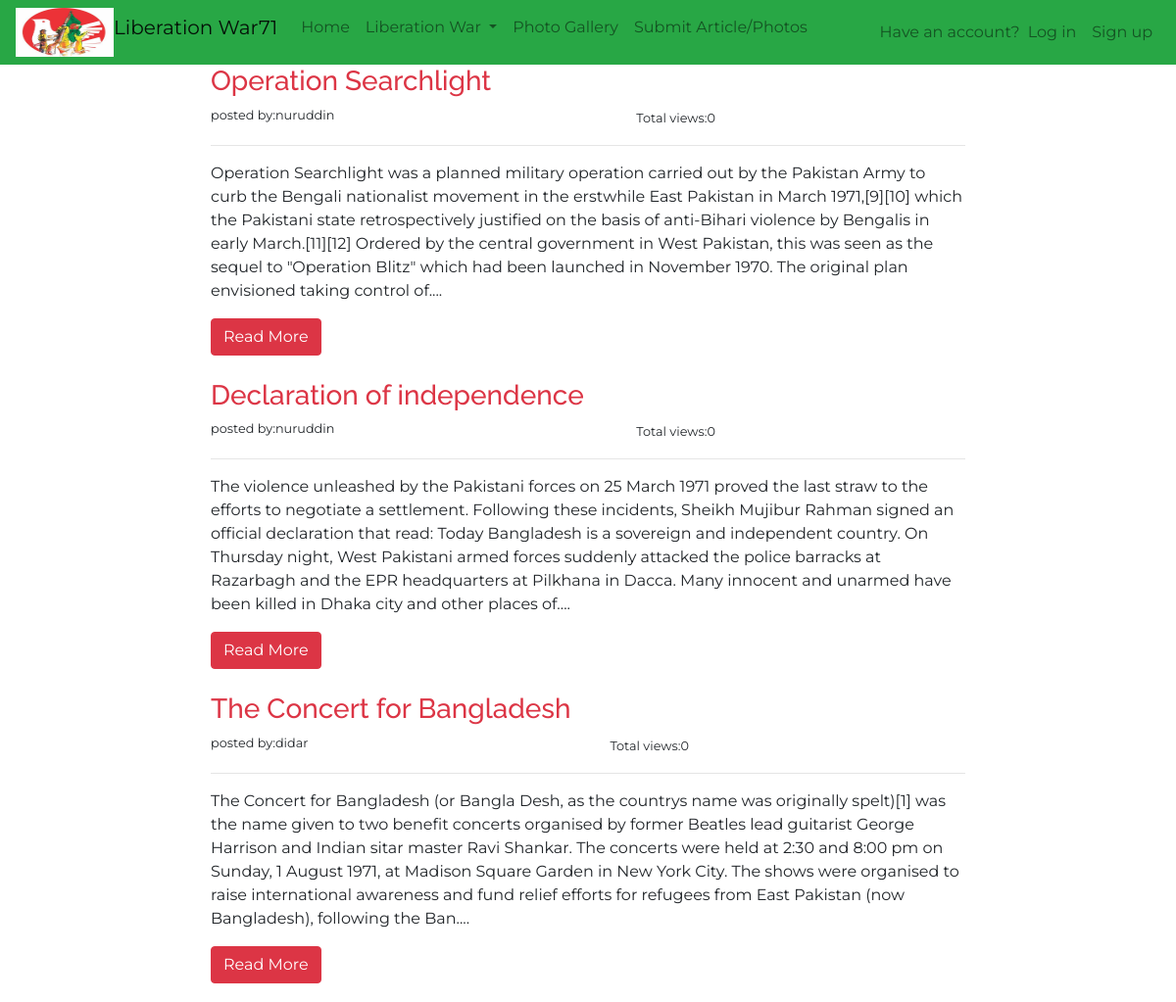
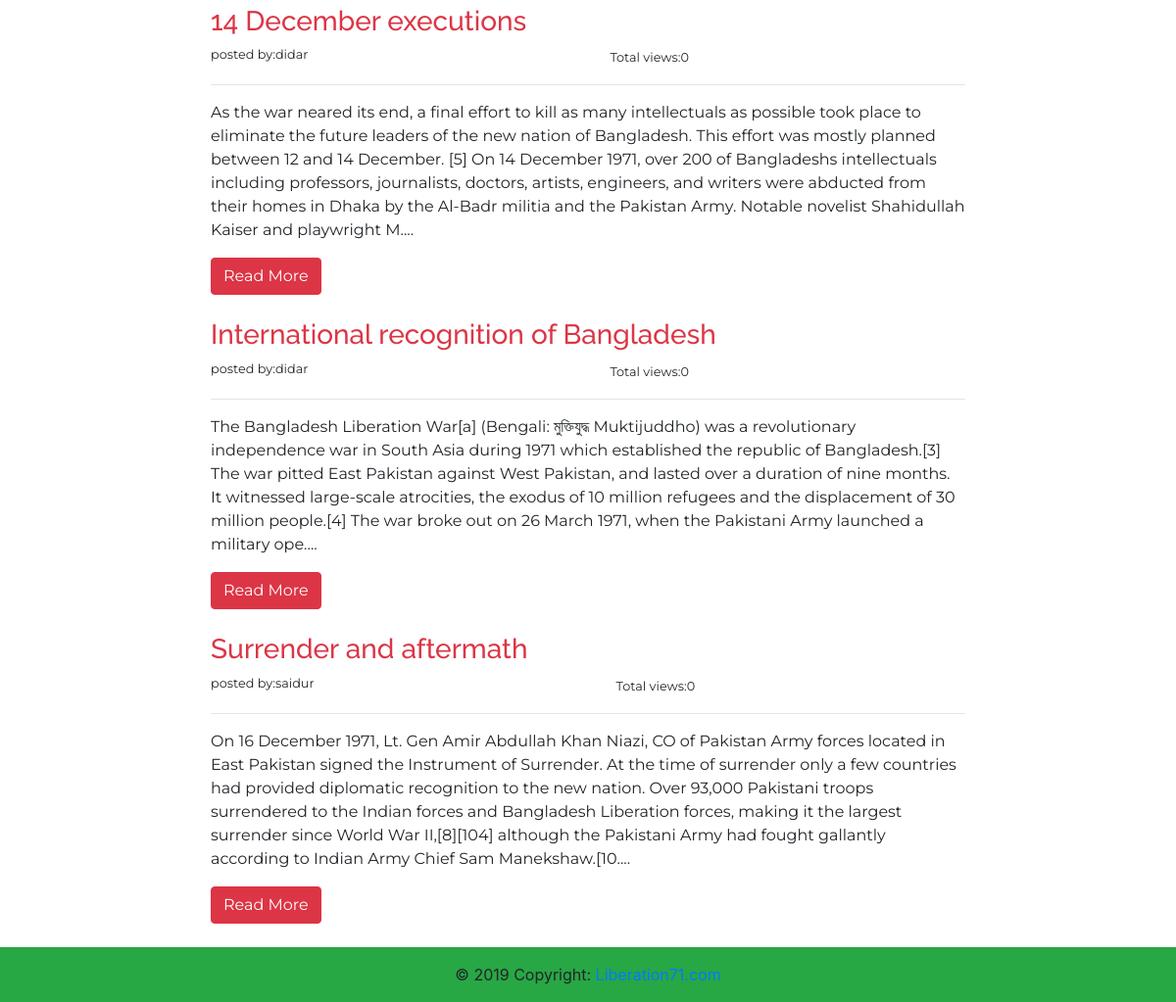
The page / on the database its author committed (2 pictures, top to bottom).
### tables this page shows
CREATE TABLE IF NOT EXISTS `articles` (
  `article_id` int(11) NOT NULL AUTO_INCREMENT,
  `title` varchar(100) NOT NULL,
  `section_name`  varchar(50) NOT NULL,
  `description` text,
  `user_id` int(11) NOT NULL,
  `approve_status` BOOLEAN,
  `view_count` int NOT NULL,
    PRIMARY KEY (`article_id`),
    FOREIGN KEY (`user_id`)
    REFERENCES users(`user_id`)
);

CREATE TABLE IF NOT EXISTS `users` (
  `user_id` int(11) NOT NULL AUTO_INCREMENT,
  `name` varchar(25) NOT NULL,
  `email` varchar(50) NOT NULL,
  `password` varchar(50) NOT NULL,
  `gender` varchar(10) NOT NULL,
  PRIMARY KEY (`user_id`)
);

### database.php (called while the page is built, shortened)
<?php
class DB_con
{
	public $conn;
	function __construct()
	{
		$this->conn = mysqli_connect(DB_SERVER,DB_USER,DB_PASS,DB_NAME) or die('localhost connection problem'.mysqli_connect_error());
	}
	public function get_articles()
	{
		$sql = "SELECT article_id,title,section_name,description,name,view_count FROM users,articles WHERE users.user_id=articles.user_id AND approve_status=TRUE ORDER BY  view_count  desc";
		$res = mysqli_query($this->conn, $sql);
		return $res;
	}
}
?>

### index.php (the view, shortened to what this page needs)
<?php
        include_once 'navbar.php';
?>
 <div class="container-fluid">
        <?php
            include_once 'database.php';
            $con = new DB_con();
            $result=$con->get_articles();
            while($row=mysqli_fetch_array($result)){
        ?>
        <div class="row">
            <div class="col-xl-2"></div>
            <div class="col-xl" style="font-family: 'Montserrat', sans-serif;">
                <h3 class="text-danger" style="font-family: 'Raleway', sans-serif;"><?php echo $row['title'] ?></h3>
                <small style="float: left;">posted by:<?php echo $row['name'] ?></small>
                <small style="padding-left:40%;">Total views:<?php echo $row['view_count'] ?></small>
                <hr>
                <p><?php echo substr($row['description'],0,500);?>....</p>
                <?php echo "<a href='display_article.php?article_id=$row[0]' class='btn btn-danger'>Read More</a>"; ?><br><br>
            </div>
            <div class="col-xl-2"></div>
        </div>
            <?php }?>
</div>
<?php
        include_once 'footer.php';
    ?>

### navbar.php (shortened to what this page needs)
<!DOCTYPE html>
<html lang="en">
<head>
    <?php include_once 'link.php' ?>
</head>
<body>
  <nav class="navbar navbar-expand-sm bg-success navbar-light" style="font-family: 'Montserrat', sans-serif;">
        <ul class="navbar-nav">
        <li class="nav-item">
            <a href="index.php"><img class="logo" src="image/liberation_war_0.jpg" alt="Liberation war"></a>
        </li>
        <a class="navbar-brand" href="index.php">Liberation War71</a>
        <li class="nav-item">
            <a class="nav-link" href="index.php">Home</a>
        </li>
        <li class="nav-item dropdown">
              <a class="nav-link dropdown-toggle" href="#" id="navbarDropdown" role="button" data-toggle="dropdown" aria-haspopup="true" aria-expanded="false">
                Liberation War
              </a>
            </li>
          <li class="nav-item">
            <a class="nav-link" href="photo_gallery.php">Photo Gallery </a>
          </li>
          <li class="nav-item">
            <a class="nav-link" href="submit_article_photos.php">Submit Article/Photos</a>
          </li>
        </ul>
        <?php
            if($_SESSION["loginstatus"]=="true"){
              include_once 'common/nav_username.php';
              }
              else{
              include_once 'common/nav_.php';
            }
        ?>
    </nav>
</body>
</html>

### link.php (shortened to what this page needs)
<link rel="stylesheet" href="https://maxcdn.bootstrapcdn.com/bootstrap/4.3.1/css/bootstrap.min.css">
<link rel="stylesheet" href="bootstrap/bootstrap.min.css">
<link rel="stylesheet" href="common/style.css" type="text/css" />

### common/nav_.php
<ul class="navbar-nav flex-row ml-md-auto d-none d-md-flex">
                <span class="navbar-text">
                  Have an account?
                </span>
                  <li class="nav-item">
                      <a class="nav-link" href="log_in.php">Log in</a>
                  </li>
                  <li class="nav-item">
                      <a class="nav-link" href="sign_up.php">Sign up</a>
                  </li>
</ul>

### footer.php
<footer class=" footer font-small bg-success">
  <div class="footer-copyright text-center py-3">© 2019 Copyright:
    <a href=""> Liberation71.com</a>
  </div>
</footer>

### common/style.css (style rules this page uses)
.logo { width: 100px; height: 50px; }

### rows shown on the page
articles: title "Operation Searchlight", user.name "nuruddin", view_count "0", description "Operation Searchlight was a planned military operation carried out by the Pakistan Army to curb the Bengali nationalist movement in the erstwhile East Pakistan in March 1971,[9][10] which the Pakistani state retrospectively justified on the basis of anti-Bihari violence by Bengalis in early March.[11][12] Ordered by the central government in West Pakistan, this was seen as the sequel to \"Operation Blitz\" which had been launched in November 1970. The original plan envisioned taking control of"
articles: title "Declaration of independence", user.name "nuruddin", view_count "0", description "The violence unleashed by the Pakistani forces on 25 March 1971 proved the last straw to the efforts to negotiate a settlement. Following these incidents, Sheikh Mujibur Rahman signed an official declaration that read: Today Bangladesh is a sovereign and independent country. On Thursday night, West Pakistani armed forces suddenly attacked the police barracks at Razarbagh and the EPR headquarters at Pilkhana in Dacca. Many innocent and unarmed have been killed in Dhaka city and other places of"
articles: title "The Concert for Bangladesh", user.name "didar", view_count "0", description "The Concert for Bangladesh (or Bangla Desh, as the countrys name was originally spelt)[1] was the name given to two benefit concerts organised by former Beatles lead guitarist George Harrison and Indian sitar master Ravi Shankar. The concerts were held at 2:30 and 8:00 pm on Sunday, 1 August 1971, at Madison Square Garden in New York City. The shows were organised to raise international awareness and fund relief efforts for refugees from East Pakistan (now Bangladesh), following the Ban"
articles: title "14 December executions", user.name "didar", view_count "0", description "As the war neared its end, a final effort to kill as many intellectuals as possible took place to eliminate the future leaders of the new nation of Bangladesh. This effort was mostly planned between 12 and 14 December. [5] On 14 December 1971, over 200 of Bangladeshs intellectuals including professors, journalists, doctors, artists, engineers, and writers were abducted from their homes in Dhaka by the Al-Badr militia and the Pakistan Army. Notable novelist Shahidullah Kaiser and playwright M"
articles: title "International recognition of Bangladesh", user.name "didar", view_count "0", description "The Bangladesh Liberation War[a] (Bengali: মুক্তিযুদ্ধ Muktijuddho) was a revolutionary independence war in South Asia during 1971 which established the republic of Bangladesh.[3] The war pitted East Pakistan against West Pakistan, and lasted over a duration of nine months. It witnessed large-scale atrocities, the exodus of 10 million refugees and the displacement of 30 million people.[4] The war broke out on 26 March 1971, when the Pakistani Army launched a military ope"
articles: title "Surrender and aftermath", user.name "saidur", view_count "0", description "On 16 December 1971, Lt. Gen Amir Abdullah Khan Niazi, CO of Pakistan Army forces located in East Pakistan signed the Instrument of Surrender. At the time of surrender only a few countries had provided diplomatic recognition to the new nation. Over 93,000 Pakistani troops surrendered to the Indian forces and Bangladesh Liberation forces, making it the largest surrender since World War II,[8][104] although the Pakistani Army had fought gallantly according to Indian Army Chief Sam Manekshaw.[10"
